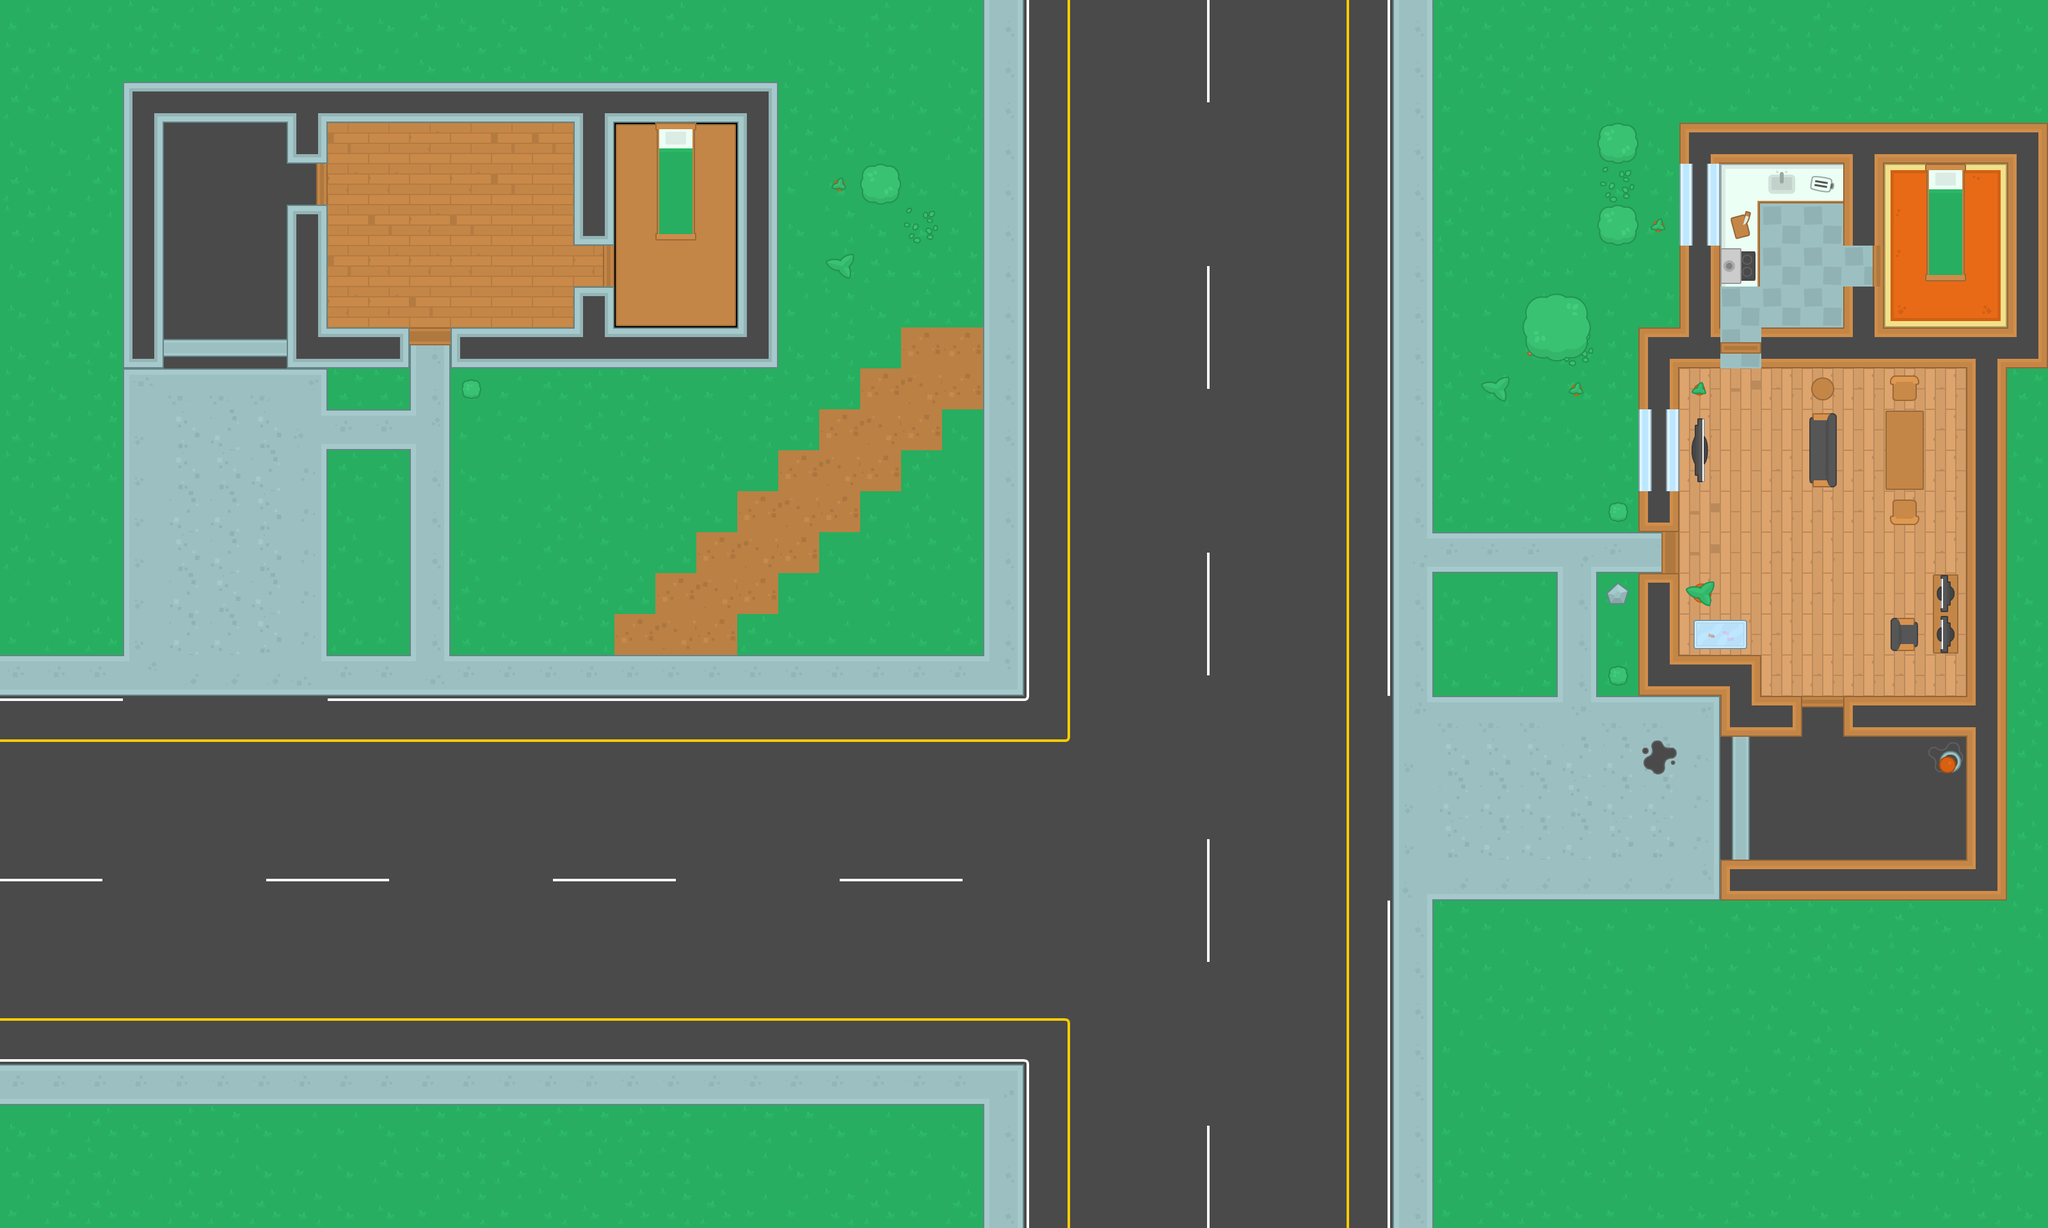

A 2D game scene composited from a Tiled map and its tileset images. What follows is a short description and the map's XML, with each tile layer's data collapsed to a summary:
An orthogonal 50x30 tile map with 64x64 px tiles, 5 tile layers (Ground, Walls, Objects, Decorations, ...) and 54 objects (41x wall, 11x zombie, player, health).

<map version="1.2" tiledversion="1.2.4" orientation="orthogonal" renderorder="right-down" width="50" height="30" tilewidth="64" tileheight="64" infinite="0" nextlayerid="7" nextobjectid="73">
 <tileset firstgid="1" source="TopDown Shooter.tsx" />
 <layer id="1" name="Ground" width="50" height="30">
  <data>[1500 cells, 1500 non-empty, 73 distinct tile ids]</data>
 </layer>
 <layer id="3" name="Walls" width="50" height="30">
  <data>[1500 cells, 108 non-empty, 26 distinct tile ids]</data>
 </layer>
 <layer id="4" name="Objects" width="50" height="30">
  <data>[1500 cells, 32 non-empty, 20 distinct tile ids]</data>
 </layer>
 <layer id="5" name="Decorations" width="50" height="30">
  <data>[1500 cells, 34 non-empty, 18 distinct tile ids]</data>
 </layer>
 <layer id="2" name="Trees" width="50" height="30">
  <data>[1500 cells, 4 non-empty, 4 distinct tile ids]</data>
 </layer>
 <objectgroup id="6" name="Obstacles">
  <object id="3" name="wall" x="2624" y="192" width="574" height="64" />
  <object id="4" name="wall" x="3136" y="256" width="64" height="320" />
  <object id="5" name="wall" x="2752" y="512" width="384" height="64" />
  <object id="6" name="wall" x="2880" y="448" width="64" height="64" />
  <object id="7" name="wall" x="2880" y="256" width="64" height="128" />
  <object id="8" name="wall" x="2624" y="256" width="64" height="320" />
  <object id="10" name="wall" x="2560" y="512" width="64" height="320" />
  <object id="11" name="wall" x="2640" y="640" width="32" height="128" />
  <object id="13" name="wall" x="2832" y="592" width="32" height="32" />
  <object id="15" name="wall" x="2944" y="640" width="64" height="128" />
  <object id="16" name="wall" x="3024" y="896" width="32" height="128" />
  <object id="19" name="wall" x="2640" y="976" width="96" height="32" />
  <object id="20" name="wall" x="2640" y="912" width="32" height="32" />
  <object id="21" name="wall" x="2560" y="896" width="64" height="192" />
  <object id="22" name="wall" x="2624" y="1024" width="128" height="64" />
  <object id="23" name="wall" x="2688" y="1088" width="128" height="64" />
  <object id="24" name="wall" x="2880" y="1088" width="192" height="64" />
  <object id="25" name="wall" x="3072" y="576" width="64" height="832" />
  <object id="26" name="wall" x="2688" y="1344" width="384" height="64" />
  <object id="28" name="player" x="3104" y="288" />
  <object id="29" name="wall" x="3008" y="256" width="64" height="176" />
  <object id="30" name="wall" x="2416" y="496" width="32" height="32" />
  <object id="31" name="wall" x="2528" y="352" />
  <object id="32" name="wall" x="2528" y="224" />
  <object id="34" name="wall" x="2688" y="256" width="64" height="192" />
  <object id="35" name="wall" x="2752" y="256" width="128" height="64" />
  <object id="36" name="wall" x="192" y="128" width="64" height="448" />
  <object id="37" name="wall" x="256" y="128" width="960" height="64" />
  <object id="38" name="wall" x="896" y="192" width="64" height="192" />
  <object id="39" name="wall" x="896" y="448" width="64" height="128" />
  <object id="40" name="wall" x="1024" y="192" width="64" height="176" />
  <object id="41" name="wall" x="960" y="512" width="256" height="64" />
  <object id="42" name="wall" x="1152" y="192" width="64" height="320" />
  <object id="43" name="wall" x="448" y="320" width="64" height="256" />
  <object id="44" name="wall" x="448" y="192" width="64" height="64" />
  <object id="45" name="wall" x="512" y="512" width="128" height="64" />
  <object id="46" name="wall" x="704" y="512" width="192" height="64" />
  <object id="47" name="wall" x="1360" y="272" width="32" height="32" />
  <object id="48" name="zombie" x="1312" y="672" />
  <object id="49" name="zombie" x="1760" y="1568" />
  <object id="50" name="zombie" x="672" y="992" />
  <object id="51" name="wall" x="0" y="0" width="3200" />
  <object id="53" name="wall" x="0" y="0" height="1920" />
  <object id="54" name="wall" x="0" y="1920" width="3200" />
  <object id="55" name="wall" x="3200" y="0" height="1920" />
  <object id="57" name="zombie" x="2848" y="1248" />
  <object id="58" name="zombie" x="800" y="352" rotation="90" />
  <object id="65" name="zombie" x="352" y="800" />
  <object id="67" name="zombie" x="416" y="800" />
  <object id="68" name="zombie" x="416" y="736" />
  <object id="69" name="zombie" x="368" y="736" />
  <object id="70" name="zombie" x="352" y="672" />
  <object id="71" name="zombie" x="416" y="688" />
  <object id="72" name="health" x="2976" y="288" />
 </objectgroup>
</map>
